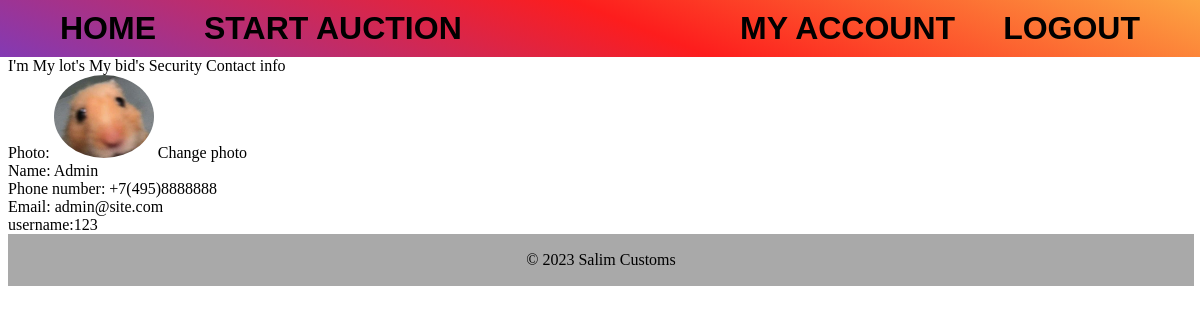
Screenshot of /profile/ (signed in) with the database file from the repository.
### axaxa/models.py (models this page shows, shortened)
class CustomUser(AbstractUser):
    photo = models.ImageField(upload_to="user_photo/%Y/%m/%d/", verbose_name="Photo", blank=True, null=True,
                              default="user_photo/default.png")
    bookmarks = models.ManyToManyField('axaxa.Cars', related_name='bookmarked_by', blank=True)
    phone_number = models.CharField(max_length=15, blank=True, null=True)
    slug = models.SlugField(unique=True)
    user_groups = models.ManyToManyField(Group, related_name='custom_users')
    user_permissions = models.ManyToManyField(
        Permission,
        verbose_name="user permissions",
        blank=True,
        help_text="Specific permissions for this user.",
        related_name="custom_user_set",
        related_query_name="user",
    )
    groups = models.ManyToManyField(
        Group,
        verbose_name="groups",
        blank=True,
        help_text=(
            "The groups this user belongs to. A user will get all permissions "
            "granted to each of their groups."
        ),
        related_name="custom_user_set",
        related_query_name="user",
    )

### axaxa/views.py (the view)
# urls.py: path('profile/', profile, name='profile'),
@login_required
def profile(request):
    return render(request, 'axaxa/profile.html')

### axaxa/templates/axaxa/profile.html
{% extends "axaxa/profile_base.html" %}
{% block profile_content %}
    Photo: <img  class="profile-picture" src="{{request.user.photo.url}}">
    <a href="{%  url 'profile_pic_upd' %}">Change photo</a>
    <br>
    {% if request.user.first_name %}
        Name: {{ request.user.first_name }}
    {% else %}
        Name: <i> set your Name in <a href="{% url 'profile_contact' %}">Contact info</a></i>
    {% endif %}
    <br>
    {% if request.user.phone_number %}
        Phone number: {{ request.user.phone_number }}
    {% else %}
        Phone number: <i> set your Phone number in <a href="{% url 'profile_contact' %}">Contact info</a></i>
    {% endif %}
    <br>
    Email: {{ request.user.email }}
    <br>
    username:{{ request.user.username }}
{% endblock %}

### axaxa/static/css/styles.css (style rules this page uses)
.profile-picture { width: 100px; height: auto; border-radius:50%; overflow:hidden; }
a { color: black; text-decoration: none; position: relative; }

### rows the page displays
CustomUser: user.photo (picture), user.first_name "Admin", user.phone_number "+7(495)8888888", user.email "admin@site.com", user.username "123"
